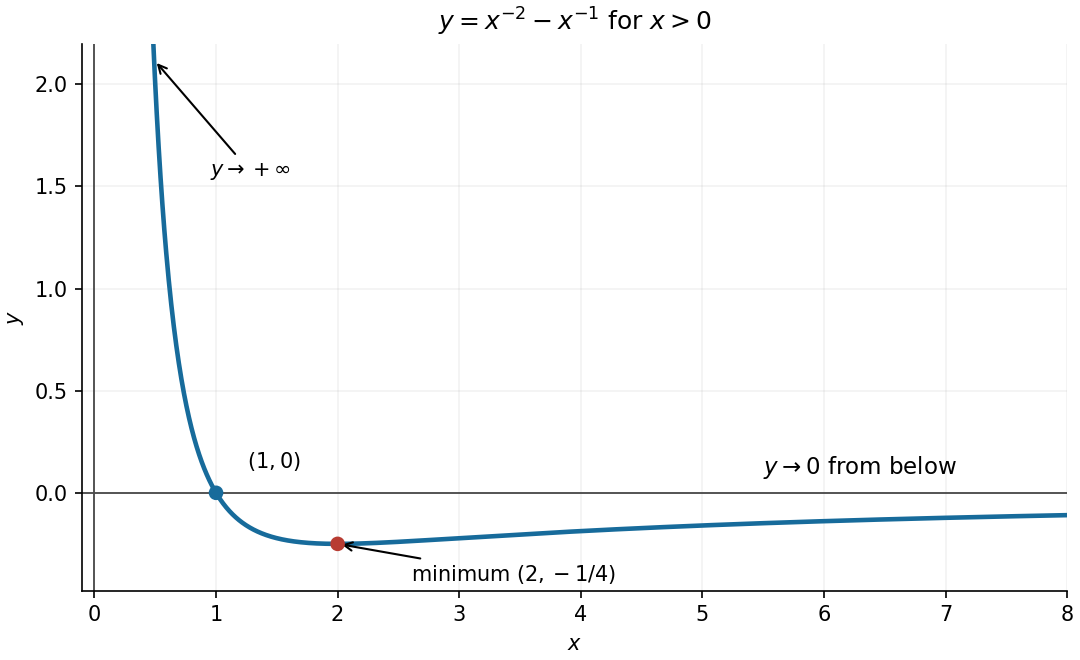

The script that drew this image:
"""Original Q8 sketch; Python 3.14, NumPy and Matplotlib (root pyproject.toml).

Write the PNG basename in the current working directory.
"""
from pathlib import Path

import matplotlib
matplotlib.use("Agg")
import matplotlib.pyplot as plt
import numpy as np


def main():
    fig, ax = plt.subplots(figsize=(7.2, 4.4), layout="constrained")
    fig.set_facecolor("white")
    x = np.linspace(0.2, 8.0, 1500)
    ax.plot(x, x**-2 - x**-1, color="#176b9b", lw=2.2)
    ax.axhline(0, color="0.3", lw=0.9)
    ax.axvline(0, color="0.3", lw=0.9)
    ax.scatter([1, 2], [0, -0.25], color=["#176b9b", "#b83c32"], zorder=5)
    ax.annotate("$(1,0)$", (1, 0), xytext=(15, 12), textcoords="offset points")
    ax.annotate("minimum $(2,-1/4)$", (2, -0.25), xytext=(35, -18),
                textcoords="offset points", arrowprops={"arrowstyle": "->"})
    ax.annotate("$y\\to+\\infty$", (0.49, 2.12), xytext=(0.95, 1.55),
                arrowprops={"arrowstyle": "->"})
    ax.text(5.5, 0.09, "$y\\to0$ from below", fontsize=11)
    ax.set(xlim=(-0.1, 8.0), ylim=(-0.48, 2.2), xlabel="$x$", ylabel="$y$",
           title="$y=x^{-2}-x^{-1}$ for $x>0$")
    ax.grid(alpha=0.16)
    ax.spines[["top", "right"]].set_visible(False)
    fig.savefig(Path(__file__).with_suffix(".png").name, dpi=150, facecolor="white")
    plt.close(fig)


if __name__ == "__main__":
    main()
